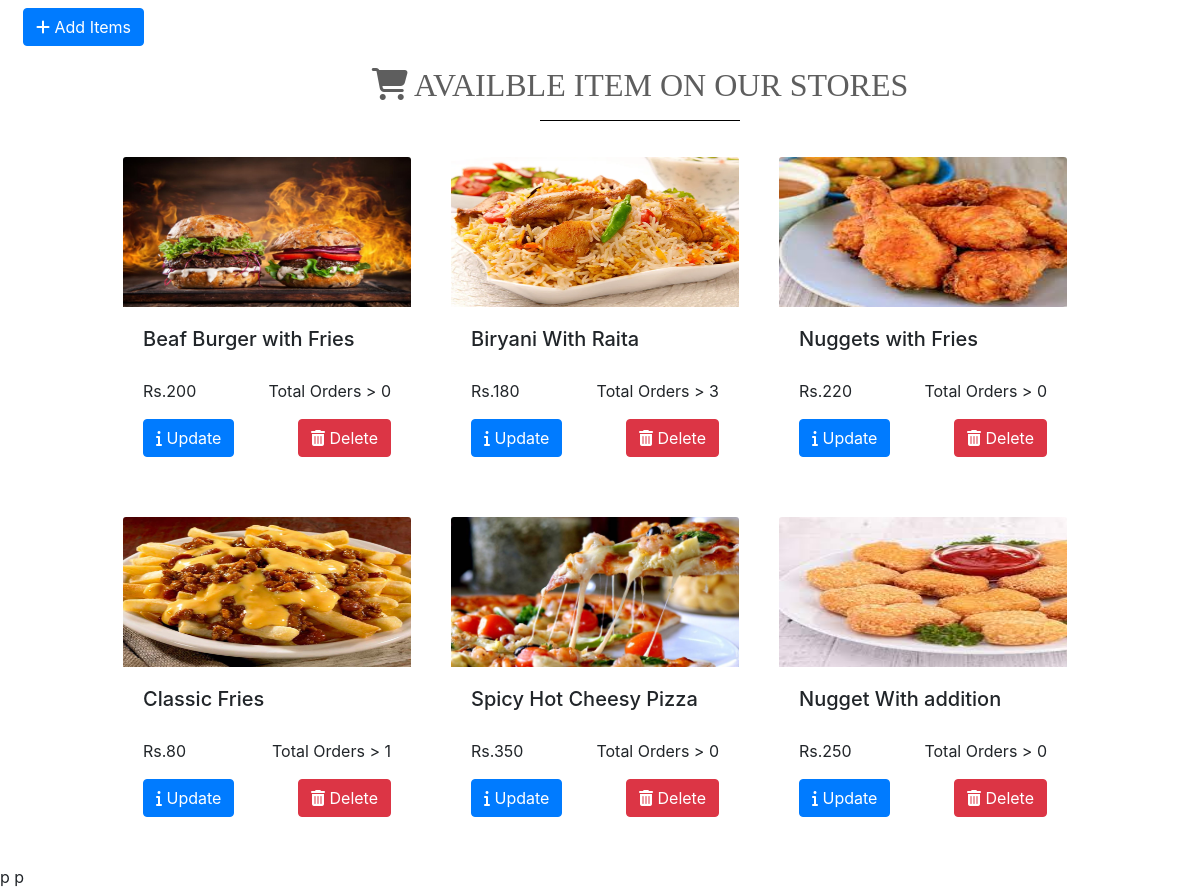
Screenshot of /admin/manage_order.php with the database file from the repository.
### tables this page shows
CREATE TABLE `fp_items` (
  `ID` int(11) NOT NULL,
  `Item_Title` varchar(155) NOT NULL,
  `Price` varchar(155) NOT NULL,
  `Img` varchar(155) NOT NULL,
  `Total_Orders` varchar(155) NOT NULL,
  `Add_Date` varchar(155) NOT NULL
);

### admin/manage_order.php (the view, shortened to what this page needs)
<?php
require '../config/database_configration.php';
?>
<!DOCTYPE html>
<html lang="en">
<head>
  <link rel="stylesheet" href="../vendor/bootstrap/css/bootstrap.min.css">
  <link rel="stylesheet" href="../vendor/fontawesome/font-awesome.min.css">
  <link rel="stylesheet" href="../vendor/swiperjs/swiper-bundle.min.css">
  <link rel="stylesheet" href="../assets/css/admin.css">
</head>
<body>
<div class="col-md-12">
    <div class="row m-2">
    <a href="./add_item.php" class="btn btn-primary"><i class="fa fa-plus"></i> Add Items</a>
    <div class="order">
            <h2><i class="fa fa-shopping-cart"></i> Availble Item On Our Stores</h2>
            <hr class="heading_line" style="width: 200px; background:black;">
            <div class="food_items">
                <?php
                    $query = "SELECT * FROM fp_items";
                    $exec = mysqli_query($connect,$query);
                    while($data = mysqli_fetch_assoc($exec)){
                        echo '
                        <div class="card float-left" style="width: 18rem;">
                        <img class="card-img-top" src="./Item_Images/'.$data['Img'].'" alt="Card image cap">
                        <div class="card-body">
                            <h5 class="card-title">'.$data['Item_Title'].'</h5>
                            <p>Rs.'.$data['Price'].' <span class="float-right">Total Orders > '.$data['Total_Orders'].'</span></p>
                            <a href="update_item.php?name='.$data['Item_Title'].'&id='.$data['ID'].'&img='.$data['Img'].'&price='.$data['Price'].'"><button class="btn btn-primary text-white"><i class="fa fa-info"></i> Update</button></a>
                            <button class="btn btn-danger text-white float-right item_del" value="'.$data['ID'].'"><i class="fa fa-trash-alt"></i> Delete</button>
                        </div>
                        </div>
                        ';
                    }
                ?>
            </div>
        </div>
    </div>
  </div>
  <script src="../vendor/jquery/jquery-3.2.1.min.js"></script>p
  <script src="../assets/js/item_script.js"></script>p
</body>
</html>

### assets/css/admin.css (style rules this page uses)
.order h2 { color: rgb(94, 94, 94); font-family: Cambria, Cochin, Georgia, Times, 'Times New Roman', serif; text-transform: uppercase; text-align: center; margin-top: 20px; }
.order .card { margin: 20px; border: none; }
.order .card h5 { height: 40px; }
.order { margin-left: 80px ; }
.order .card img { width: 100%; height: 150px; }

### rows the page displays
fp_items: Img (picture), Item_Title "Beaf Burger with Fries", Price "200", Total_Orders "0", $data['ID'] 1 (drawn)
fp_items: Img (picture), Item_Title "Biryani With Raita", Price "180", Total_Orders "3"
fp_items: Img (picture), Item_Title "Nuggets with Fries", Price "220", Total_Orders "0", $data['ID'] 4 (drawn)
fp_items: Img (picture), Item_Title "Classic Fries", Price "80", Total_Orders "1", $data['ID'] 5 (drawn)
fp_items: Img (picture), Item_Title "Spicy Hot Cheesy Pizza", Price "350", Total_Orders "0", $data['ID'] 6 (drawn)
fp_items: Img (picture), Item_Title "Nugget With addition", Price "250", Total_Orders "0", $data['ID'] 9 (drawn)
